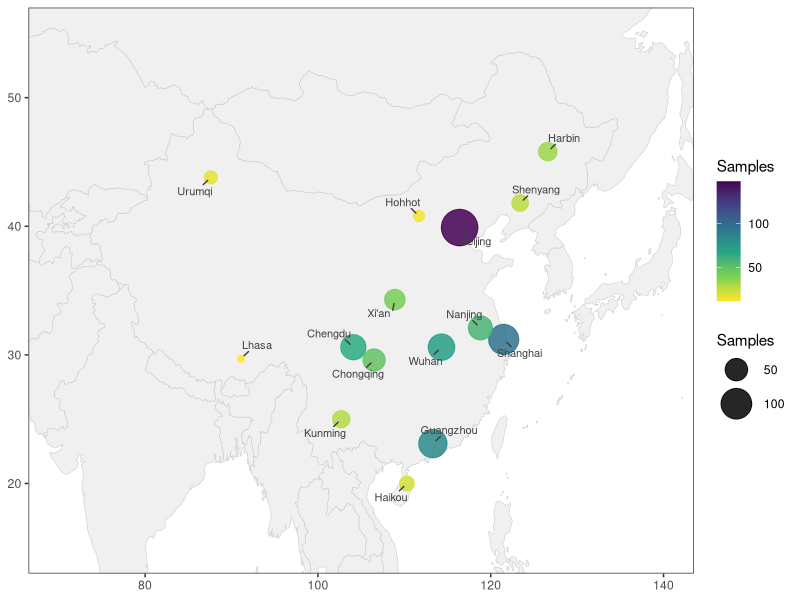
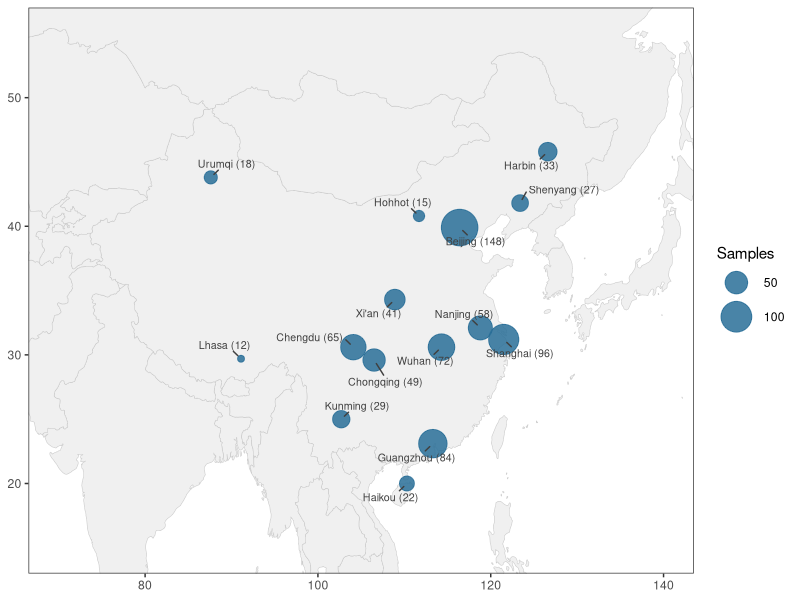
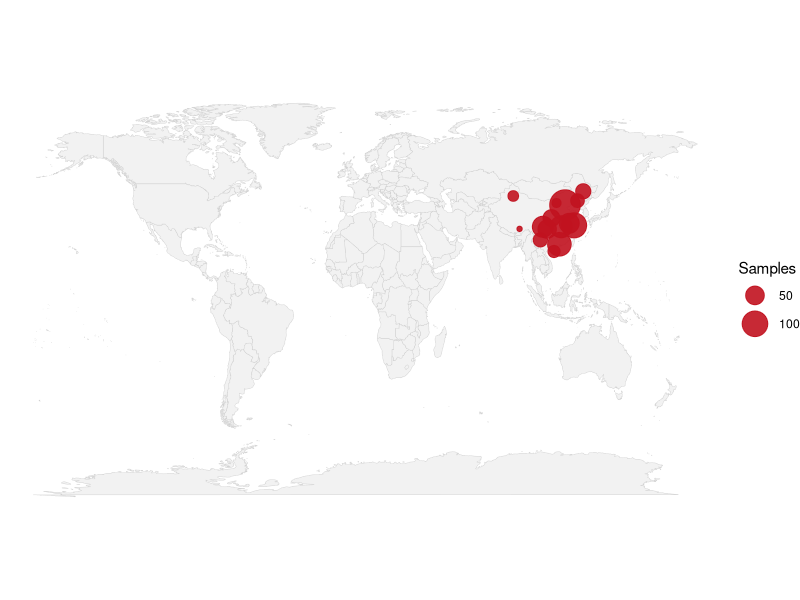

These figures' R source, in order:
## ---- chunk 1
# Installing necessary packages
if (!requireNamespace("tidyverse", quietly = TRUE)) {
  install.packages("tidyverse")
}
if (!requireNamespace("ggrepel", quietly = TRUE)) {
  install.packages("ggrepel")
}
if (!requireNamespace("maps", quietly = TRUE)) {
  install.packages("maps")
}

# Load packages
library(tidyverse)
library(ggrepel)
## ---- chunk 2
world_map <- ggplot2::map_data("world")

sampling_sites <- tribble(
  ~site,       ~lon,   ~lat,   ~n,
  "Beijing",   116.4,  39.9,   148,
  "Shanghai",  121.5,  31.2,    96,
  "Guangzhou", 113.3,  23.1,    84,
  "Wuhan",     114.3,  30.6,    72,
  "Chengdu",   104.1,  30.6,    65,
  "Xi\'an",     108.9,  34.3,    41,
  "Harbin",    126.6,  45.8,    33,
  "Kunming",   102.7,  25.0,    29,
  "Lhasa",      91.1,  29.7,    12,
  "Urumqi",     87.6,  43.8,    18,
  "Shenyang",  123.4,  41.8,    27,
  "Nanjing",   118.8,  32.1,    58,
  "Chongqing", 106.5,  29.6,    49,
  "Hohhot",    111.7,  40.8,    15,
  "Haikou",    110.3,  20.0,    22)

head(sampling_sites, 3)
## ---- chunk 3
#| label: fig-1.1BasicSamplingMap
#| fig-cap: "基础采样地图"
#| out.width: "95%"
#| warning: false
#| message: false
#| fig-width: 9
#| fig-height: 6.5

ggplot() +
  geom_polygon(data = world_map, aes(long, lat, group = group),
               fill = "grey94", colour = "grey80", linewidth = .2) +
  geom_point(data = sampling_sites, aes(lon, lat, size = n, colour = n), alpha = .85) +
  geom_text_repel(data = sampling_sites, aes(lon, lat, label = site),
                  size = 2.8, colour = "grey25", min.segment.length = .2,
                  box.padding = .4, point.padding = .3) +
  scale_size_continuous(range = c(2, 12), name = "Samples") +
  scale_colour_viridis_c(option = "viridis", direction = -1, name = "Samples") +
  coord_cartesian(xlim = c(70, 140), ylim = c(15, 55)) +
  labs(x = NULL, y = NULL) +
  theme_bw(base_size = 11) +
  theme(panel.grid = element_blank())
## ---- chunk 4
#| label: fig-1.2LabelledSamplingMap
#| fig-cap: "计数写入标签的采样地图"
#| out.width: "95%"
#| warning: false
#| message: false
#| fig-width: 9
#| fig-height: 6.5

ggplot() +
  geom_polygon(data = world_map, aes(long, lat, group = group),
               fill = "grey94", colour = "grey80", linewidth = .2) +
  geom_point(data = sampling_sites, aes(lon, lat, size = n), colour = "#2a6f97", alpha = .85) +
  geom_text_repel(data = sampling_sites, aes(lon, lat, label = paste0(site, " (", n, ")")),
                  size = 2.7, colour = "grey25", min.segment.length = .2,
                  box.padding = .4, point.padding = .3) +
  scale_size_continuous(range = c(2, 12), name = "Samples") +
  coord_cartesian(xlim = c(70, 140), ylim = c(15, 55)) +
  labs(x = NULL, y = NULL) +
  theme_bw(base_size = 11) +
  theme(panel.grid = element_blank())
## ---- chunk 5
#| label: fig-1.3WorldSamplingMap
#| fig-cap: "世界视图的采样地图"
#| out.width: "95%"
#| warning: false
#| message: false
#| fig-width: 9
#| fig-height: 5.2

ggplot() +
  geom_polygon(data = world_map, aes(long, lat, group = group),
               fill = "grey95", colour = "grey82", linewidth = .15) +
  geom_point(data = sampling_sites, aes(lon, lat, size = n), colour = "#c1121f", alpha = .9) +
  scale_size_continuous(range = c(1.5, 10), name = "Samples") +
  coord_fixed(ratio = 1.3) +
  labs(x = NULL, y = NULL) +
  theme_void(base_size = 11)
